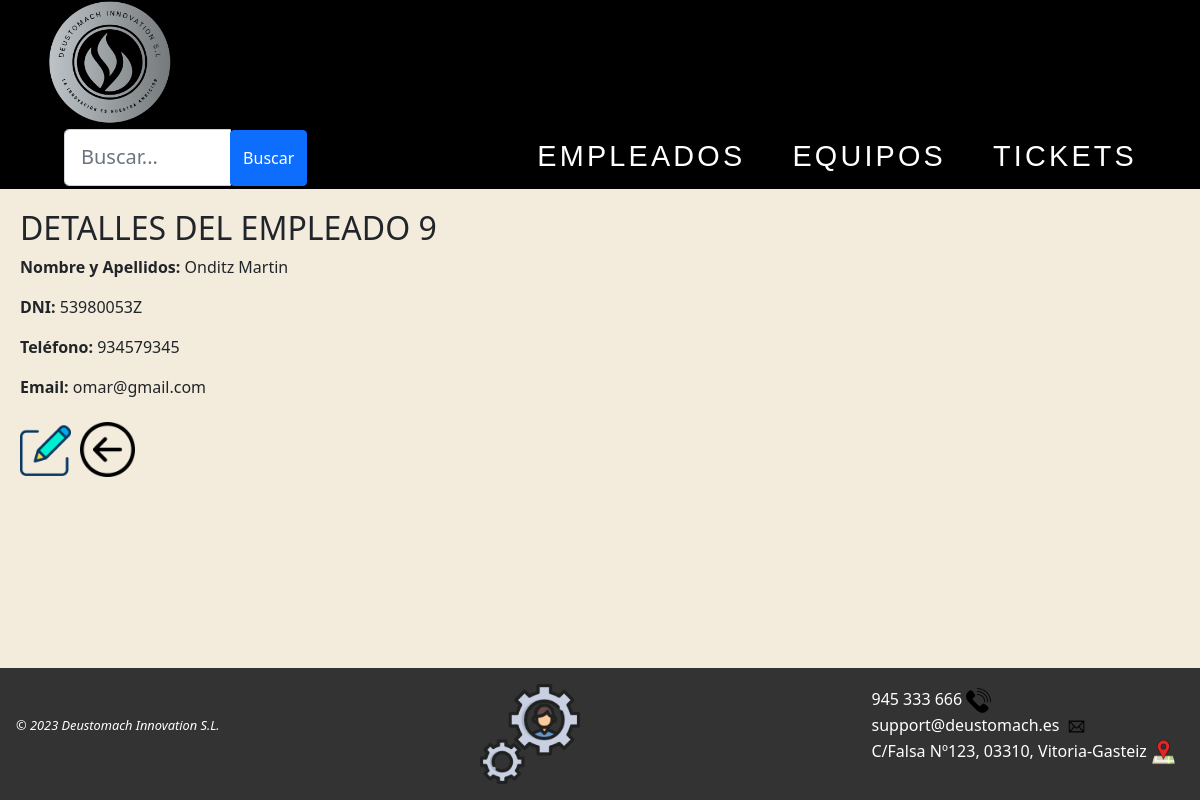
The page /AppWeb/listadoEmpleados/9 on the database as committed earlier.
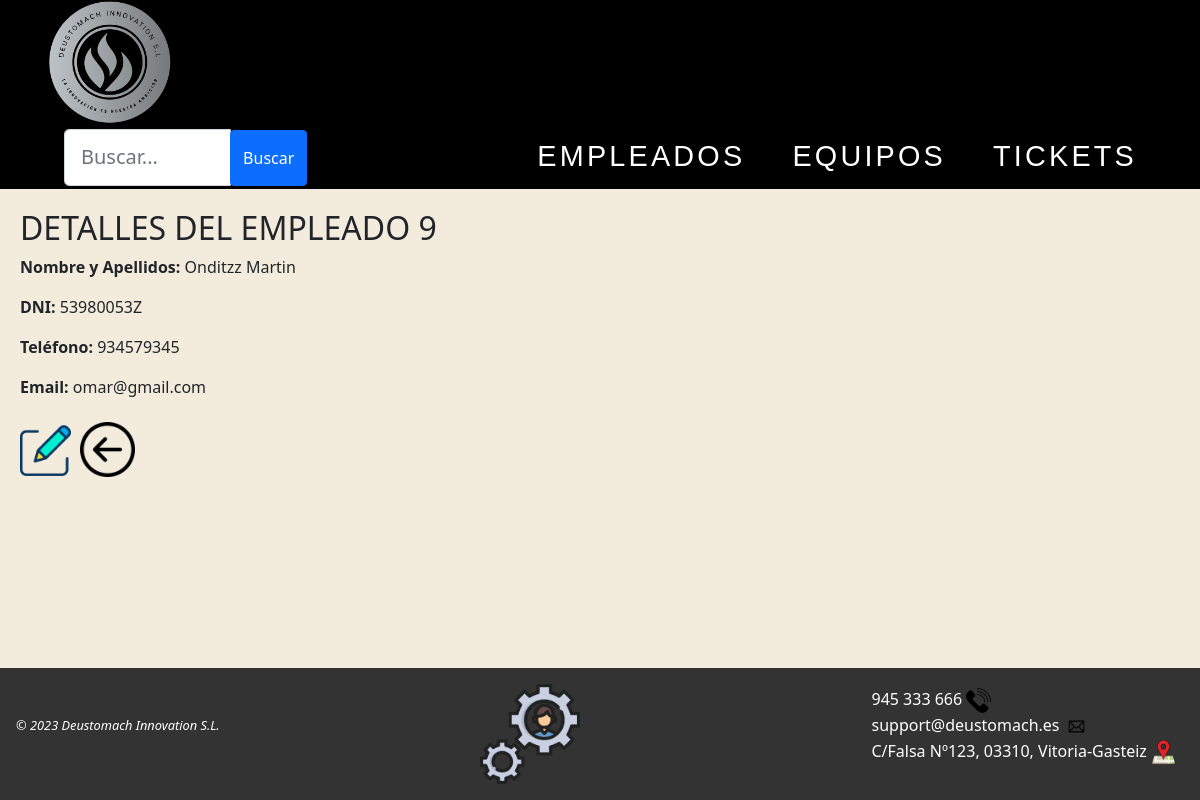
The same page on the database as committed later.
### AppWeb/models.py (models this page shows, shortened)
class Empleado(models.Model):
    dni = models.CharField(max_length=9, unique=True)
    nombre = models.CharField(max_length=15)
    apellidos = models.CharField(max_length=25)
    email = models.CharField(max_length=30)
    telefono = models.IntegerField(default=0)

### AppWeb/views.py (the view)
# urls.py: path('AppWeb/listadoEmpleados/<int:pk>',views.DetalleEmpleado.as_view(), name='detalle-empleado'),
class DetalleEmpleado(DetailView):
    template_name = 'detalleEmpleado.html'
    model = Empleado

### AppWeb/templates/detalleEmpleado.html
{% extends "homeEmpleados.html" %}
{% load static %}
{% block contenido %}
{% if empleado %}
<div class="contenido">
    <h2>DETALLES DEL EMPLEADO {{empleado.id}}</h2>
    <ul class="detalles">
        <li>
            <p><b>Nombre y Apellidos: </b>{{empleado.nombre}} {{empleado.apellidos}} </p>
        </li>
        <li>
            <p><b>DNI: </b>{{empleado.dni}}</p>
        </li>
        <li>
            <p><b>Teléfono: </b>{{empleado.telefono}}</p>
        </li>
        <li>
            <p><b>Email: </b>{{empleado.email}}</p>
        </li>
    </ul>
    {% else %}
    <p>No existe este empleado.</p>
    {% endif %}
    <a href="{% url 'gestion:modificar-empleado' empleado.id %}"><img src="{% static 'images/editar.png' %}" width="51px"
        title="Haz clic para editar este empleado"></a>
    <a href="{% url 'gestion:listado-empleado' %}"><img class="atras" src="{% static 'images/back.png' %}" width="100px"
            title="Pulsa para volver a la página anterior"></a>
</div>
{% endblock %}

Rows that differ between the two databases and show on the page:
changed Empleado "Martin": nombre "Onditz" → "Onditzz"
